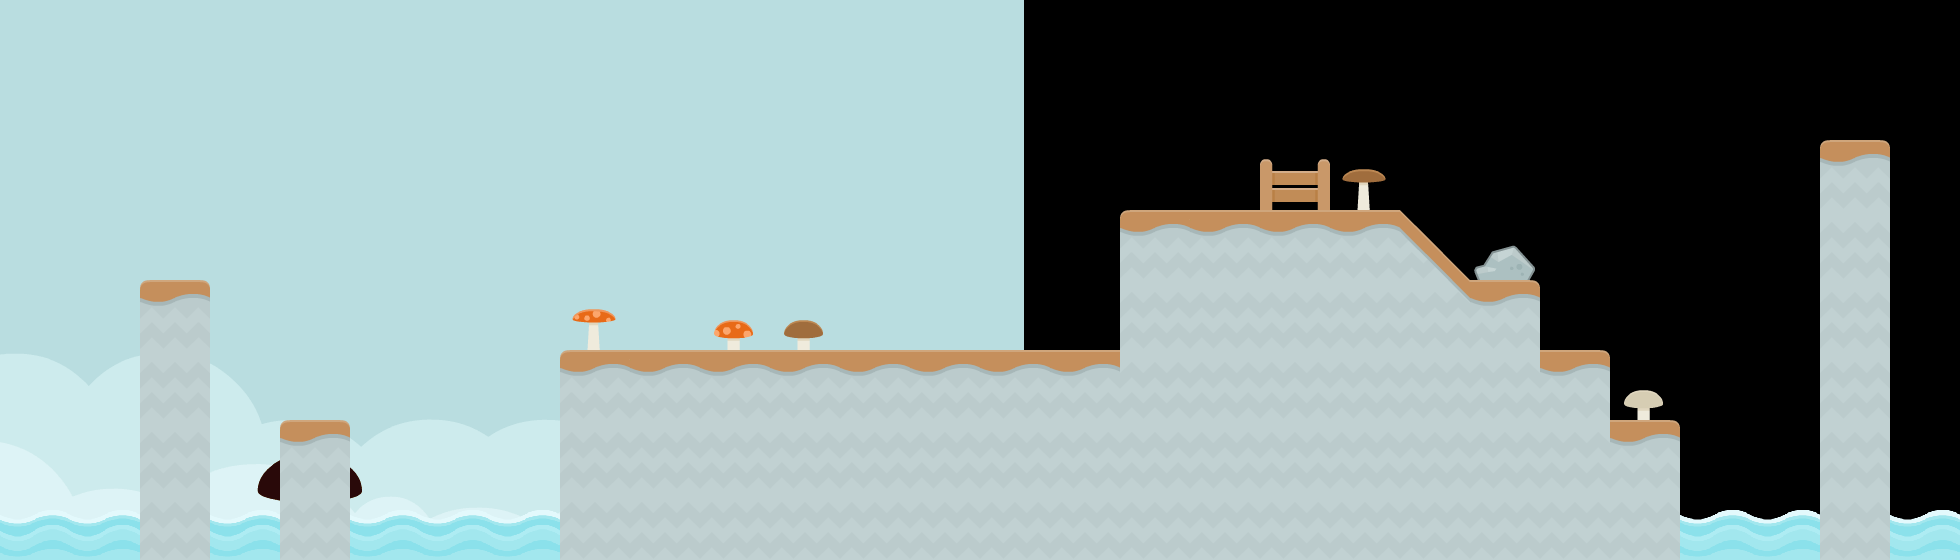

Below is a game level as drawn by its tile map, then a one-line description and the .tmx that defines it (tile-layer data replaced by summaries):
An orthogonal 28x8 tile map with 70x70 px tiles, 3 tile layers (tiles_background, tiles_terrain, tiles_foreground), 2 image layers and 15 objects (7x DIRT, 5x clickable, start, target, effect_clouds).

<map version="1.0" orientation="orthogonal" renderorder="right-down" width="28" height="8" tilewidth="70" tileheight="70" nextobjectid="102">
 <properties>
  <property name="blocks" value="stone_square_small_triangle_left,stone_square_small_triangle_left" />
  <property name="music" value="subdued_theme" />
 </properties>
 <tileset firstgid="1" name="tiles" tilewidth="70" tileheight="70" spacing="4" margin="2" tilecount="117">
  <image source="../../graphics/tiles.png" width="962" height="666" />
  <tile id="114">
   <animation>
    <frame tileid="114" duration="100" />
    <frame tileid="115" duration="100" />
    <frame tileid="116" duration="100" />
    <frame tileid="115" duration="100" />
   </animation>
  </tile>
 </tileset>
 <imagelayer name="background_b" x="1024" y="-300">
  <image source="../../graphics/backgrounds/colored_shroom.png" />
 </imagelayer>
 <imagelayer name="background_a" y="-300">
  <image source="../../graphics/backgrounds/colored_shroom.png" />
 </imagelayer>
 <layer name="tiles_background" width="30" height="8">
  <data>[240 cells, 10 non-empty, 2 distinct tile ids]</data>
 </layer>
 <layer name="tiles_terrain" width="30" height="8">
  <data>[240 cells, 70 non-empty, 7 distinct tile ids]</data>
 </layer>
 <layer name="tiles_foreground" width="30" height="8">
  <data>[240 cells, 6 non-empty, 6 distinct tile ids]</data>
 </layer>
 <objectgroup name="terrain">
  <object id="90" type="DIRT" x="140" y="280">
   <polygon points="0,0 70,0 70,280 0,280" />
  </object>
  <object id="91" type="DIRT" x="280" y="420">
   <polygon points="0,0 70,0 70,140 0,140" />
  </object>
  <object id="92" type="DIRT" x="560" y="350">
   <polygon points="0,0 1050,0 1050,210 0,210" />
  </object>
  <object id="93" type="DIRT" x="1470" y="280">
   <polygon points="0,0 70,0 70,70 0,70" />
  </object>
  <object id="94" type="DIRT" x="1610" y="420">
   <polygon points="0,0 70,0 70,140 0,140" />
  </object>
  <object id="95" type="DIRT" x="1120" y="210">
   <polygon points="0,0 280,0 350,70 350,140 0,140" />
  </object>
  <object id="96" type="DIRT" x="1820" y="140">
   <polygon points="0,0 70,0 70,420 0,420" />
  </object>
 </objectgroup>
 <objectgroup name="entities">
  <properties>
   <property name="blocks" value="wood_small_triangle_left,wood_small_triangle_left,wood_small_triangle_right,wood_1x2_triangle_left" />
   <property name="music" value="frantic_level" />
  </properties>
  <object id="4" name="start" type="start" x="630" y="280" width="70" height="70" />
  <object id="5" name="target" type="target" x="1190" y="140" width="70" height="70" />
  <object id="97" type="clickable" x="787.5" y="315" width="35" height="35">
   <properties>
    <property name="effect" value="mushroom_brown" />
   </properties>
  </object>
  <object id="98" type="clickable" x="1347.5" y="157.5" width="35" height="35">
   <properties>
    <property name="effect" value="mushroom_brown" />
   </properties>
  </object>
  <object id="99" type="clickable" x="717.5" y="315" width="35" height="35">
   <properties>
    <property name="effect" value="mushroom_red" />
   </properties>
  </object>
  <object id="100" type="clickable" x="577.5" y="297.5" width="35" height="35">
   <properties>
    <property name="effect" value="mushroom_red" />
   </properties>
  </object>
  <object id="101" type="clickable" x="1627.5" y="385" width="35" height="35">
   <properties>
    <property name="effect" value="mushroom_white" />
   </properties>
  </object>
 </objectgroup>
 <objectgroup name="background_effects">
  <object id="11" type="effect_clouds" x="350" y="0" width="1540" height="140" />
 </objectgroup>
 <objectgroup name="foreground_effects" />
 <objectgroup name="npc" />
</map>
